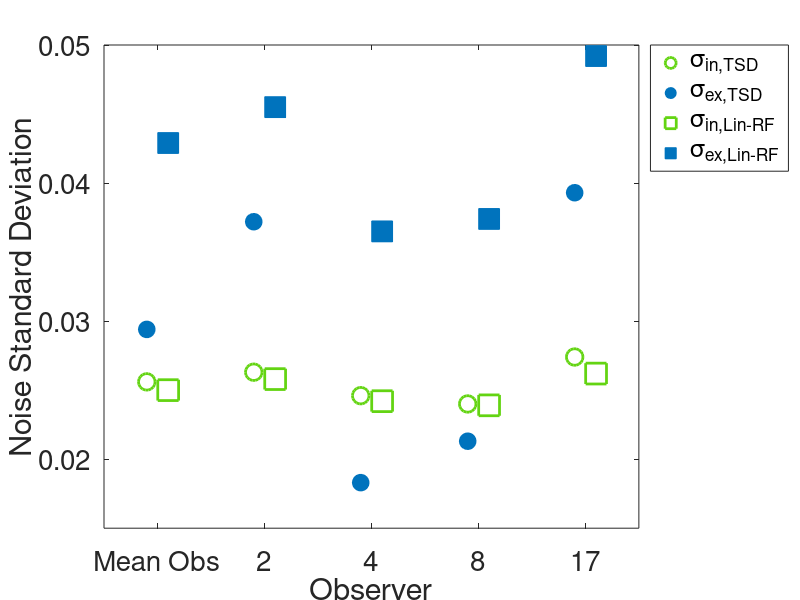

Reproduce this figure in MATLAB.
% Plot of figure 6. The internal and external noise for various observers.

% 
noiseEstimatedByTSDModel    = [24817   2       4       8       17;      % ObserverID
                               0.0256  0.0263  0.0246  0.0240  0.0274;  % Internal Noise
                               0.0294  0.0372  0.0183  0.0213  0.0393]; % External Noise

% noiseInModelGaussian = [24817   2       4       8       17;     % ObserverID
%                         18082.2 18490.2 17958.6 17636.1 18551.1];
% 
% % Value of C'                     
% valueOfCPrime        = [24817   2       4       8       17;     % ObserverID
%                         722600  716200  741300  738100  708200];
%                     
%                     
% valueOfSurround = [24817    2           4           8           17;     % ObserverID
%                   -0.119734 -0.132154  -0.0833749  -0.0896376   -0.147739];

                  
noiseEstimatedByCompRFModel = [24817   2       4       8       17;      % ObserverID
                               0.0250  0.0258  0.0242  0.0239  0.0262;  % Internal Noise
                               0.0429  0.0455  0.0365  0.0374  0.0492]; % External Noise                                    
                  
figure;
hold on;
plot([0.9:4.9], noiseEstimatedByTSDModel(2,:),'o', 'MarkerSize', 12, 'color', [0.39,0.83,0.07], 'linewidth', 2);
plot([0.9:4.9], noiseEstimatedByTSDModel(3,:),'o', 'MarkerSize', 12, 'MarkerFaceColor', [0.00,0.45,0.74],'color', [0.00,0.45,0.74]);

plot([1.1:5.1], noiseEstimatedByCompRFModel(2,:), 's', 'MarkerSize', 15,'color', [0.39,0.83,0.07], 'linewidth', 2);
plot([1.1:5.1], noiseEstimatedByCompRFModel(3,:), 's', 'MarkerSize', 15, 'MarkerFaceColor', [0.00,0.45,0.74],'color', [0.00,0.45,0.74]);

legend({'\sigma_{in,TSD}', '\sigma_{ex,TSD}', '\sigma_{in,Lin-RF}', '\sigma_{ex,Lin-RF}'}, 'location', 'northeastoutside', 'FontSize',20)
xlim([0.5 5.5]);
% ylim([0. 0.05]);
xticks([1:5]);
yticks([0.01:0.01:0.05]);
xticklabels({'Mean Obs', '2', '4','8', '17'});
box on;
set(gca, 'FontSize', 20);
xlabel('Observer');
ylabel('Noise Standard Deviation');